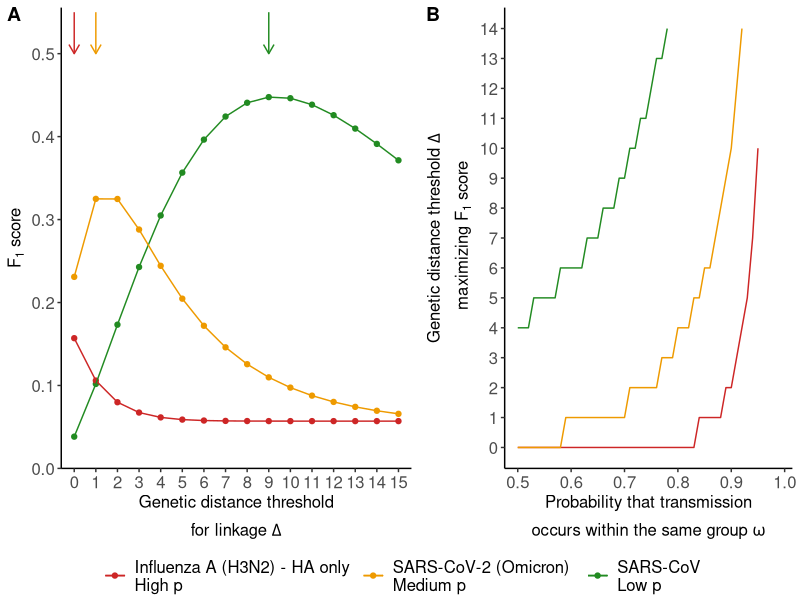

Reproduce this figure in R.
library(tidyverse)
library(ggpubr)

## Load confusion matrix parameters across pathogens
df_sens_spec_FDR_across_pathogens_R_1.3 <- read_csv('../results/df_sens_spec_FDR_F1_across_pathogens_R_1.3.csv')

## Define theme for figures
my_theme_classic <- function(){
  (theme_classic() +
     theme(axis.text = element_text(size = 12), 
           axis.title = element_text(size = 12),
           legend.text = element_text(size = 12), 
           legend.title = element_text(size = 12),
           strip.background = element_rect(fill = 'gray22'), 
           strip.text = element_text(size = 12, colour = 'white'))) %>% 
    return()
}

## Define colors for pathogens
name_pathogens <- unique(df_sens_spec_FDR_across_pathogens_R_1.3$pathogen)
vec_pathogens_to_keep <- c('Influenza A (H3N2) - HA only', 'SARS-CoV-2 (Omicron)', 'SARS-CoV')
vec_names_pathogens_to_keep <- c('Influenza A (H3N2) - HA only\nHigh p', 
                                 'SARS-CoV-2 (Omicron)\nMedium p',
                                 'SARS-CoV\nLow p')
vec_colors_pathogens_to_keep <- c('firebrick3', 'orange2', 'forestgreen')
vec_colors_all_pathogens <- sapply(name_pathogens, FUN = function(pathogen){
  ifelse(pathogen %in% vec_pathogens_to_keep, 
         vec_colors_pathogens_to_keep[which(vec_pathogens_to_keep == pathogen)], 
         'gray10')
})


## Subset the results table to only retain 3 focal pathogens
df_for_f1_score <- df_sens_spec_FDR_across_pathogens_R_1.3 %>% 
  filter(pathogen %in% vec_pathogens_to_keep)
## For each pathogen and mixing process (characterized by omega), 
## only retain the Delta with the highest F1 score
df_arrow_f1 <- df_for_f1_score %>% group_by(pathogen, omega) %>% 
  filter(f1_score == max(f1_score))

## Figure 4A - F1 score as a function of Delta
### Define characteristics of arrows that we plot
length_arrow_f1 <- 0.05
y_position_arrow_f1 <- 0.5

plt_f1_score_func_delta <- df_for_f1_score %>% filter(omega == 0.7) %>% 
  ggplot(aes(x = as.factor(delta), colour = pathogen, group = pathogen)) +
  geom_point(aes(y = f1_score)) +
  geom_line(aes(y = f1_score)) +
  geom_segment(data = df_arrow_f1 %>% filter(omega == 0.7), 
               aes(x = as.factor(delta), xend = as.factor(delta), 
                   y = y_position_arrow_f1 + length_arrow_f1, yend = y_position_arrow_f1),
               arrow = arrow(length = unit(0.03, "npc"))) +
  scale_x_discrete(breaks = 0:15, 
                   name = expression(atop('Genetic distance threshold', 'for linkage '*Delta))) +
  scale_y_continuous(limits = c(0., NA), breaks = seq(0., 1., 0.1),
                     name = expression(paste(F[1], ' score')),
                     expand = expansion(mult = c(0., 0.01))) +
  scale_colour_manual(name = '', 
                      breaks = vec_pathogens_to_keep, 
                      labels = vec_names_pathogens_to_keep, 
                      values = vec_colors_pathogens_to_keep) +
  my_theme_classic() +
  theme(legend.position = 'bottom')

## Figure 4B - Delta value maximizing F1 score across omega values
plt_optimal_threshold_func_omega <- df_sens_spec_FDR_across_pathogens_R_1.3 %>% 
  group_by(omega, pathogen) %>% 
  filter(f1_score == max(f1_score)) %>% 
  filter(pathogen %in% vec_pathogens_to_keep) %>% 
  ggplot(aes(x = omega, y = delta, colour = pathogen)) +
  scale_x_continuous(name = expression(atop('Probability that transmission', 'occurs within the same group '*omega))) +
  scale_y_continuous(breaks = 0:15, 
                     name = expression(atop('Genetic distance threshold '*Delta, ' maximizing '*F[1]*' score')),
                     limits = c(0, 14)) +
  scale_colour_manual(name = '', 
                      breaks = vec_pathogens_to_keep, 
                      labels = vec_names_pathogens_to_keep, 
                      values = vec_colors_pathogens_to_keep) +
  geom_line() +
  my_theme_classic() +
  theme(legend.position = 'bottom')


panel_f1_score <- 
  ggarrange(plt_f1_score_func_delta, plt_optimal_threshold_func_omega, 
          nrow = 1, ncol = 2, widths = c(1.1, 1.0),
          common.legend = T, legend = 'bottom', labels = 'AUTO')

#pdf('../figures/figure_4_f1_score.pdf', height = 4., width = 8)
plot(panel_f1_score)
#dev.off()

# png('../figures/figure_4_f1_score.png', height = 4., width = 8,
#     res = 350, units = 'in')
# plot(panel_f1_score)
# dev.off()

